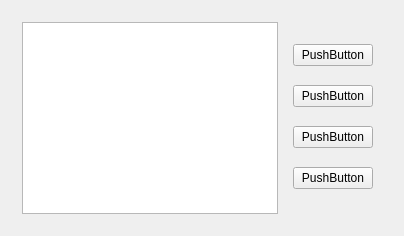
     <widget class="QWidget" name="tab_3">
      <attribute name="title">
       <string>E</string>
      </attribute>
      <layout class="QVBoxLayout" name="verticalLayout_12">
       <item>
        <layout class="QHBoxLayout" name="horizontalLayout_5">
         <property name="leftMargin">
          <number>11</number>
         </property>
         <property name="topMargin">
          <number>11</number>
         </property>
         <property name="rightMargin">
          <number>11</number>
         </property>
         <property name="bottomMargin">
          <number>11</number>
         </property>
         <item>
          <layout class="QVBoxLayout" name="verticalLayout_11">
           <item>
            <widget class="QListWidget" name="listWidget_4"/>
           </item>
          </layout>
         </item>
         <item>
          <widget class="MOverlay" name="Overlay_3" native="true">
           <property name="direction" stdset="0">
            <string>E</string>
           </property>
           <layout class="QVBoxLayout" name="verticalLayout_10">
            <item>
             <widget class="MPushButton" name="pushButton_18">
              <property name="text">
               <string>PushButton</string>
              </property>
             </widget>
            </item>
            <item>
             <widget class="MPushButton" name="pushButton_17">
              <property name="text">
               <string>PushButton</string>
              </property>
             </widget>
            </item>
            <item>
             <widget class="MPushButton" name="pushButton_16">
              <property name="text">
               <string>PushButton</string>
              </property>
             </widget>
            </item>
            <item>
             <widget class="MPushButton" name="pushButton_15">
              <property name="text">
               <string>PushButton</string>
              </property>
             </widget>
            </item>
           </layout>
          </widget>
         </item>
        </layout>
       </item>
      </layout>
     </widget>
